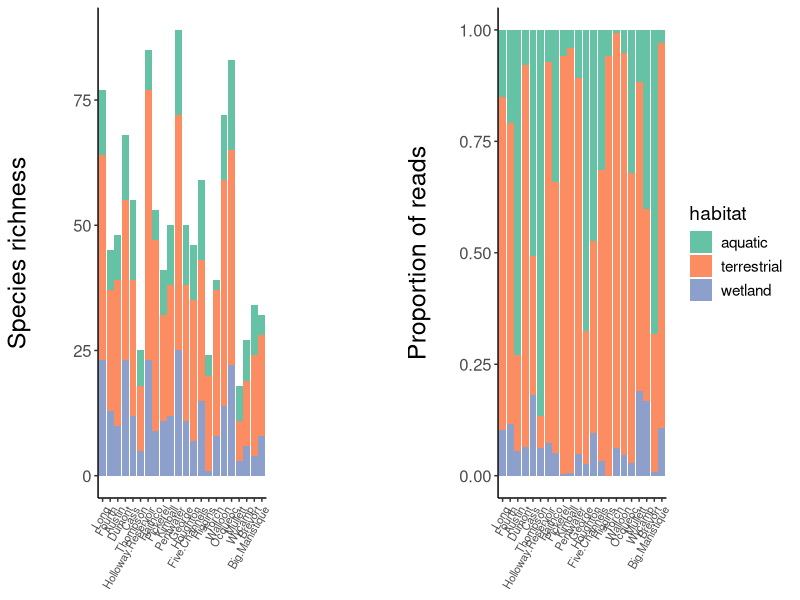

R code for this plot:
library(ggplot2)
library(cowplot)

# Plot with proportions of reads of terrestrial, wetland, and aquatic plant
# species

df<-read.csv("prop.reads.richness.groups.csv",header=TRUE)

df$lake.name<-as.factor(df$lake.name)
df$habitat<-as.factor(df$habitat)

df$lake.name <- factor(df$lake.name, levels = c("Long","Fourth","Austin","Dumont","Cass",
                                                  "Thompson","Holloway.Reservoir","Haithco","Pickerel",
                                                  "Kimball","Pentwater","George","Houghton",
                                                  "Five.Channels","Higgins","Torch","Walloon",
                                                  "Ocqueoc","Mullett","Wycamp","Brevort","Big.Manistique"))

p1<-ggplot(df, aes(fill=habitat, y=proportion, x=lake.name)) + 
  geom_bar(position="stack", stat="identity") +
  theme_classic()+theme(axis.text.x = element_text(angle = 60,hjust = 1, size=8),
                        axis.text.y = element_text(size=12),
                        legend.text=element_text(size=rel(1)),
                        legend.title = element_text(size=rel(1.25)),
                        axis.title.x = element_blank(),
                        axis.title.y = element_text(size=18,
                                                    margin = margin(t=0,r=20,b=0,l=0)))+
  scale_fill_brewer(palette="Set2")+ylab("Proportion of reads")


# Plot species richness


p2<-ggplot(df, aes(fill=habitat, y=species.richness, x=lake.name)) + 
  geom_bar(position="stack", stat="identity") +
  theme_classic()+theme(axis.text.x = element_text(angle = 60,hjust = 1, size=8),
                        axis.text.y = element_text(size=12),
                        axis.title.x = element_blank(),
                        legend.position = "none",
                        axis.title.y = element_text(size=18,
                                                    margin = margin(t=0,r=20,b=0,l=0)))+
  scale_fill_brewer(palette="Set2")+ylab("Species richness")


combinedPlot <- plot_grid(p2, p1, ncol=2, align='hv', rel_widths=1,
                          rel_heights= 1)

png("Proportions per lake.png",width = 3500, height = 1000, units = "px", res=300)
combinedPlot
dev.off()



